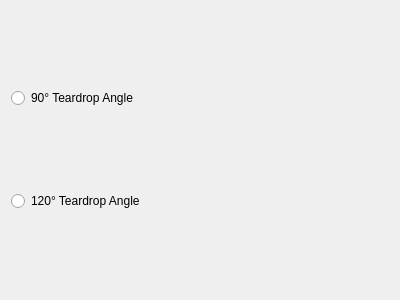
<?xml version="1.0" encoding="UTF-8"?>
<ui version="4.0">
 <class>Teardrop</class>
 <widget class="QDialog" name="Teardrop">
  <property name="geometry">
   <rect>
    <x>0</x>
    <y>0</y>
    <width>400</width>
    <height>300</height>
   </rect>
  </property>
  <property name="windowTitle">
   <string>Teardrop</string>
  </property>
  <layout class="QGridLayout" name="gridLayout">
   <item row="1" column="0">
    <widget class="QRadioButton" name="Angle120">
     <property name="text">
      <string>120° Teardrop Angle</string>
     </property>
    </widget>
   </item>
   <item row="0" column="0">
    <widget class="QRadioButton" name="Angle90">
     <property name="text">
      <string>90° Teardrop Angle</string>
     </property>
    </widget>
   </item>
  </layout>
 </widget>
 <resources/>
 <connections/>
</ui>
